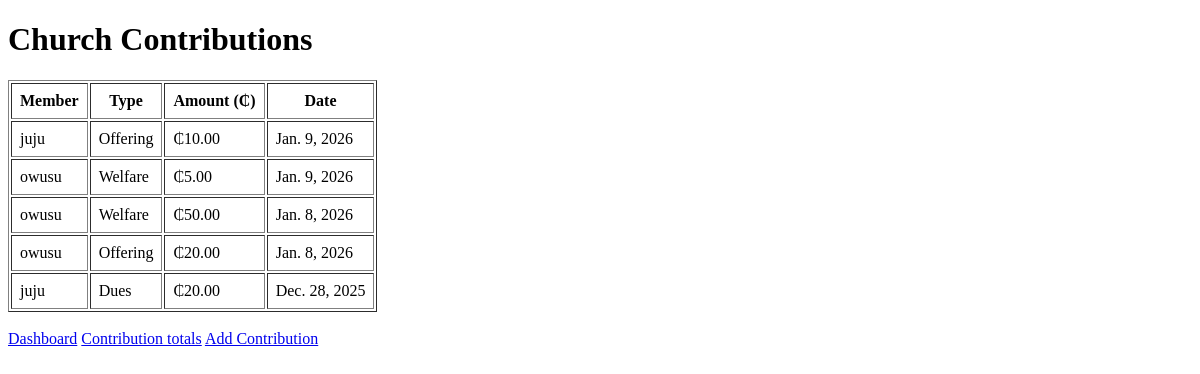
Page /api/contributions/ on the earlier database version.
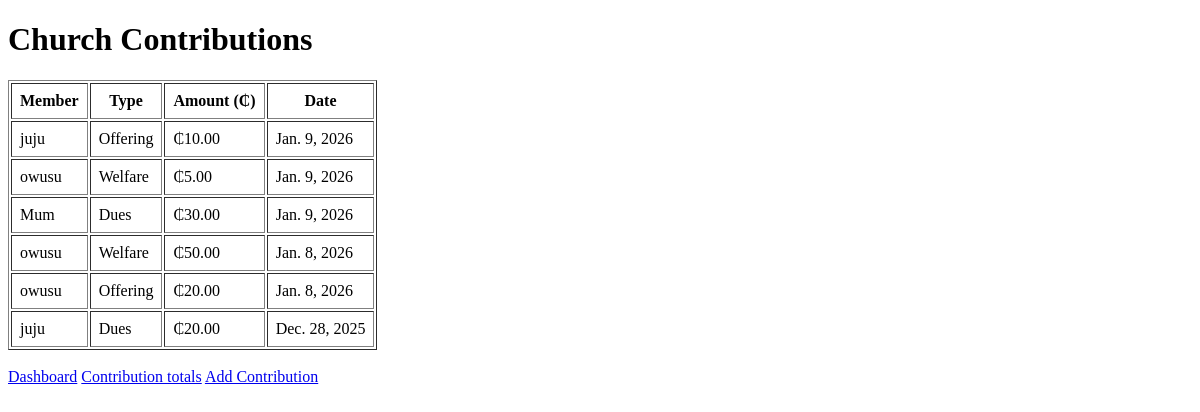
Same page on the later database version.
### contributions/models.py (models this page shows, shortened)
class Contribution(models.Model):
    CONTRIBUTION_TYPES = [
        ("dues", "Church Dues"),
        ("welfare", "Welfare"),
        ("offering", "Offering"),
    ]
    member = models.ForeignKey(
        Member,
        on_delete=models.CASCADE,
        related_name="contributions"
    )
    amount = models.DecimalField(max_digits=10, decimal_places=2)
    contribution_type = models.CharField(max_length=20, choices=CONTRIBUTION_TYPES)
    date = models.DateField(auto_now_add=True)
    created_by = models.ForeignKey(
        settings.AUTH_USER_MODEL,
        on_delete=models.SET_NULL,
        null=True,
        blank=True
    )
    remarks = models.TextField(blank=True)

### members/models.py (models this page shows, shortened)
class Member(models.Model):
    full_name = models.CharField(max_length=255)
    email = models.EmailField(unique=True)
    phone = models.CharField(max_length=20)
    date_joined = models.DateField(auto_now_add=True)

### contributions/views.py (the view)
# urls.py: path("contributions/", contributions_list, name="contributions-list"),
def contributions_list(request):
    contributions = Contribution.objects.select_related("member").order_by("-date")
    return render(request, "contributions/contributions_list.html", {
        "contributions": contributions
    })

### contributions/templates/contributions/contributions_list.html (shortened to what this page needs)
<!DOCTYPE html>
<html>
<head>
</head>
<body>
    <h1>Church Contributions</h1>
    <table border="1" cellpadding="8">
        <tr>
            <th>Member</th>
            <th>Type</th>
            <th>Amount (₵)</th>
            <th>Date</th>
        </tr>
        {% for contribution in contributions %}
        <tr>
            <td>{{ contribution.member.full_name }}</td>
            <td>{{ contribution.contribution_type|title }}</td>
            <td>₵{{ contribution.amount }}</td>
            <td>{{ contribution.date }}</td>
        </tr>
        {% empty %}
        <tr>
            <td colspan="4">No contributions yet.</td>
        </tr>
        {% endfor %}
    </table>
    <br>
    <a href="/dashboard/">Dashboard</a>
    <a href="/contributions/totals/">Contribution totals</a>
    <a href="/contributions/create/">Add Contribution</a>
</body>
</html>

Differences in the rows shown:
added Contribution: member.full_name "Mum", contribution_type "Dues", amount "30.00", date "Jan. 9, 2026"
